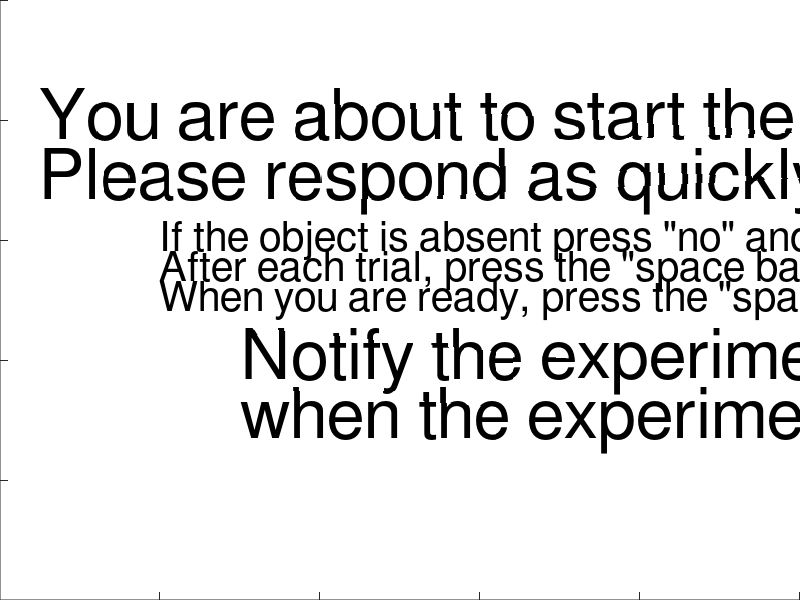

Write the MATLAB code that produced this figure.
% Code for conducting Linguistic Visual Search experiments

% A table of stimuli is prepared, and for each execution of the function
% vs_KeyPressFcn a response table is prepared and by the end of the1
% experiment this table is written to a file with the prefix "subject"

% Use any key to get the next stimuli and 0 and 1 to indicate absence and
% presence

% Display related information
global width height im
global vs_figure
% Object display properties 
global  margin mindist long short 

% Globals for the sound
global samplingrate file delay

% Data recording & program flow
global parameters all_responses trial_nr
global breathe semaphore

% Globals for parameter information
global kinds_of_objects
global speak_orientation_first 
% Globals to access the parameters at their appropriate index
global sti_con_index sti_type_index set_size_index block_index 

% CONDITIONS SETUP
%**************************
% FIXED CONDITIONS
speak_orientation_first = false;
samplingrate = 22050;
delay = -0.8; % additional delay in seconds between sound and object display

% Variable CONDITIONS (AKA parameters)
% Stimulus object can be present or absent
stimulus_conditions = 2; % present or absent
% Object can one of four kinds
kinds_of_objects = 4; %kind 1,2,3 and 4;
% Once the stimulus is one kinds, the noise is one out of the OTHER kinds
% Total number of objects can be one of 2,3 or 4 sizes
setsizes = [5 10 15 20]; % Set sizes

% How many blocks should the experiment run for?
% Each block contains every conditions exactly once, in random order
number_of_blocks = 3;                         

% One parameter for stimulus condition, one for kind of stimulus, one for
% kind of noise, one for setsize; in the order as defined above
% fifth parameter is the block number
num_parameters = 5;

% These variables determine the index a parameter gets insinde 'parameters'
sti_con_index = 1;
sti_type_index = 2;
set_size_index = 4;
block_index = 5;

%**************************

% CONDITIONS COMPUTED AUTOMATICALLY
number_of_set_sizes = size(setsizes,2);
number_of_conditions = ...
    stimulus_conditions * kinds_of_objects * number_of_set_sizes * number_of_blocks;

parameters = zeros(number_of_conditions, num_parameters);
for i = 1:number_of_conditions
   parameters(i, sti_con_index )    = mod(i, stimulus_conditions );
   parameters(i, sti_type_index )   = 1 + mod( floor( (i-1) / stimulus_conditions ) ,kinds_of_objects);
   parameters(i, set_size_index )   = 1 + mod( floor( (i-1) / (stimulus_conditions*kinds_of_objects)), number_of_set_sizes);
   parameters(i, block_index )      = 1 + mod( floor( (i-1) / (stimulus_conditions*kinds_of_objects*number_of_set_sizes)), number_of_blocks);
end
for i = 1:number_of_conditions
   parameters(i, set_size_index) = setsizes( parameters(i,4) );
end

% this randomly permutes the conditions within each block
% NOT across blocks
block_size = number_of_conditions / number_of_blocks;
for i = 0:(number_of_blocks-1)
    from = 1 + i * block_size;
    to = (i+1) * block_size;
    parameters( from - 1 + randperm(block_size),: ) = parameters(from:to,:);
end

% Gather display information
screensize  = get(0,'ScreenSize');          % Get the screen size
width       = screensize(3);                % Width of display
height      = screensize(4)-20;             % Height of display minus something for the handle

margin      =  10;                          % Minimal distance of elemenent from sides
mindist     =  10;                          % Minimal distance between elements
long        =  80;                          % Long side of element
short       =  20;                          % Short side of element

%Loading sound files
files = dir('sound/*.wav');                   % Read the sound files
for i=1:length(files)
    file{i} = wavread(['sound/' files(i).name]);
end

% Initialize variables
disp('Initialize variables');
semaphore       = false;                        % Only process one keypress at a time
breathe         = false;                         % Subject is either active or breathing
all_responses   = [];                           % Table to record all responses in
trial_nr        = 1;                            % index to count trials

% Creates a figure (i.e. a display) associates the vs_KeyPressFcn
% this function is executed every time the user hits a key
disp('Calling figure');
vs_figure = figure(...
    'Position',[0 0 width height],...
    'outerposition',[0 0 width height],...
    'KeyPressFcn',@vs_KeyPressFcn,...
    'NumberTitle','off', ...
    'MenuBar','none',...
    'ToolBar','none');  
% Setting up some display properties
axis off
axes('position',[0  0  1  1])

text(0.05,.8,'You are about to start the experiment.','Fontsize', 50)
text(0.05,.7,'Please respond as quickly and accurately as possible.','Fontsize', 50)
text(0.2,.6,'If the object is absent press "no" and if the object is present press "yes."','Fontsize', 30)
text(0.2,.55,'After each trial, press the "space bar" to continue.','Fontsize', 30)
text(0.2,.5,'When you are ready, press the "space bar" to begin.','Fontsize', 30)
text(0.3,.40,'Notify the experimenter','Fontsize', 50)
text(0.3,.30,'when the experiment is over.','Fontsize', 50)

tic
